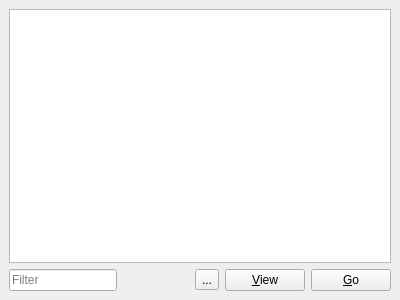
<?xml version="1.0" encoding="UTF-8"?>
<ui version="4.0">
 <class>AlertDockWidget</class>
 <widget class="QDockWidget" name="AlertDockWidget">
  <property name="geometry">
   <rect>
    <x>0</x>
    <y>0</y>
    <width>400</width>
    <height>300</height>
   </rect>
  </property>
  <property name="windowTitle">
   <string>Alerts</string>
  </property>
  <widget class="QWidget" name="dockWidgetContents">
   <layout class="QVBoxLayout" name="verticalLayout">
    <item>
     <widget class="QTreeView" name="alertView">
      <property name="alternatingRowColors">
       <bool>true</bool>
      </property>
      <property name="indentation">
       <number>0</number>
      </property>
      <property name="sortingEnabled">
       <bool>true</bool>
      </property>
     </widget>
    </item>
    <item>
     <widget class="QFrame" name="frame_2">
      <layout class="QHBoxLayout" name="horizontalLayout_2">
       <property name="leftMargin">
        <number>0</number>
       </property>
       <property name="topMargin">
        <number>0</number>
       </property>
       <property name="rightMargin">
        <number>0</number>
       </property>
       <property name="bottomMargin">
        <number>0</number>
       </property>
       <item>
        <widget class="QLineEdit" name="alertFilter">
         <property name="placeholderText">
          <string>Filter</string>
         </property>
         <property name="clearButtonEnabled">
          <bool>true</bool>
         </property>
        </widget>
       </item>
       <item>
        <spacer name="horizontalSpacer_2">
         <property name="orientation">
          <enum>Qt::Orientation::Horizontal</enum>
         </property>
         <property name="sizeHint" stdset="0">
          <size>
           <width>40</width>
           <height>20</height>
          </size>
         </property>
        </spacer>
       </item>
       <item>
        <widget class="QToolButton" name="alertSettings">
         <property name="toolTip">
          <string>Settings</string>
         </property>
         <property name="text">
          <string>...</string>
         </property>
         <property name="icon">
          <iconset resource="../../../../scwx-qt.qrc">
           <normaloff>:/res/icons/font-awesome-6/sliders-solid.svg</normaloff>:/res/icons/font-awesome-6/sliders-solid.svg</iconset>
         </property>
         <property name="popupMode">
          <enum>QToolButton::ToolButtonPopupMode::InstantPopup</enum>
         </property>
        </widget>
       </item>
       <item>
        <widget class="QPushButton" name="alertViewButton">
         <property name="text">
          <string>&amp;View</string>
         </property>
        </widget>
       </item>
       <item>
        <widget class="QPushButton" name="alertGoButton">
         <property name="text">
          <string>&amp;Go</string>
         </property>
        </widget>
       </item>
      </layout>
     </widget>
    </item>
   </layout>
  </widget>
  <action name="actionActiveAlerts">
   <property name="checkable">
    <bool>true</bool>
   </property>
   <property name="text">
    <string>&amp;Active Alerts</string>
   </property>
  </action>
 </widget>
 <resources>
  <include location="../../../../scwx-qt.qrc"/>
 </resources>
 <connections/>
</ui>
